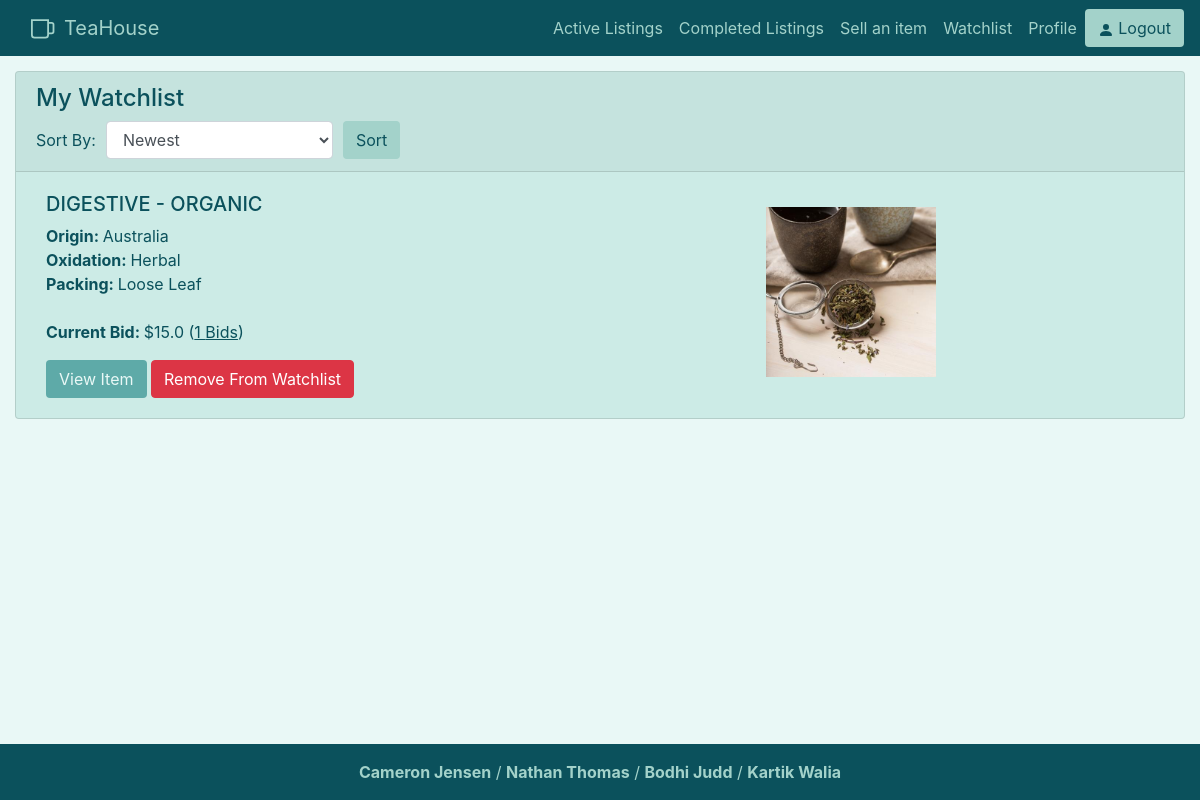
The app's page /watchlist (signed in) with its own data.
### auction/models.py (models this page shows)
class auctionListing(db.Model):
    __tablename__ = 'auctionListing'
    __table_args__ = {'extend_existing': True}
    id = db.Column(db.Integer, primary_key=True)
    user_id = db.Column(db.Integer, db.ForeignKey('users.id'), nullable=False)
    start_time = db.Column(db.DateTime, default=datetime.now(), nullable=False)
    end_time = db.Column(db.DateTime, nullable=False)
    starting_bid = db.Column(db.Float, nullable=False) #make 0 minimum
    current_bid = db.Column(db.Float, nullable=False) #same as above
    photos_url = db.Column(db.String())
    description = db.Column(db.String(255))
    weight = db.Column(db.Float, nullable=False)
    title = db.Column(db.String(100), nullable=False)
    tea_name = db.Column(db.String(60), nullable=False)
    origin_country = db.Column(db.String(60), nullable=False)
    oxidation = db.Column(db.String(60), nullable=False)
    packing = db.Column(db.String(60), nullable=False)
    bid_status = db.Column(db.Integer, nullable=False)
    total_bids = db.Column(db.Integer, nullable=False)

### auction/views.py (the view)
@bp.route('/watchlist')
@login_required
def watchlist():
    watchlistItems = Watchlist.query.filter_by(user_id=current_user.id)
    if(len(request.args)>0):
        watchlistItems = eval(f"Watchlist.query.filter_by(user_id=current_user.id).order_by({getWatchlistSortOrder(request)})")
    watchlistedAuctionItems = []
    for item in watchlistItems:
        watchlistedAuctionItems += auctionListing.query.filter_by(id=item.item_id)
    return render_template('watchlist.html', items=watchlistedAuctionItems)

### auction/templates/watchlist.html (shortened to what this page needs)
{% extends 'base.html' %}
{% block content %}
<div style="padding:15px" class="col">
    <div class="listing card">
        <div class="card-header">
            <h4>My Watchlist</h4>
            <form class="form-inline">
                <label style="padding-right:10px;" for="sortBy">Sort By:</label>
                <select style="width: auto" id="sortBy" name="sortBy" class="form-control">
                    <option value="1">Newest</option>
                </select>
                <input style="margin-left: 10px;" type="submit" value="Sort" class="btn btn-default">
            </form>
        </div>
        {% for item in items %}
        <div class="card-block listed-item">
            <div class="row">
                <div class="col-lg-5">
                    <div class="row">
                        <div class="col">
                            <h5>{{item.title}}</h5>
                            <p><strong>Origin: </strong>{{item.origin_country}}<br>
                                <strong>Oxidation: </strong>{{item.oxidation}}<br>
                                <strong>Packing: </strong>{{item.packing}}<br><br>
                                <strong>Current Bid: </strong>${{item.current_bid}} (<u>{{item.total_bids}} Bids</u>)
                            </p>
                            <a href="/tea/{{item.id}}" class="btn btn-default item-btn">View Item</a>
                            <button type="button" class="btn btn-danger" data-toggle="modal"
                                data-target="#tea{{item.id}}">
                                Remove From Watchlist
                            </button>
                        </div>
                    </div>
                </div>
                <div class="col-lg">
                    <img class="product-img" src="{{item.photos_url}}">
                </div>
            </div>
        </div>
        {% endfor %}
    </div>
</div>
{% endblock %}

### auction/static/css/style.css (style rules this page uses)
:root { --main: #5eaaa8; --light: #a3d2ca; --cardcol: #ccebe6; --dark: #0b515c; --darker: #03323a; --beige: #e8ded2; --lighter: #e9f8f6; }
body { background-color: var(--lighter); }
.btn-default { background-color: var(--light); color: var(--dark); }
.item-btn { background-color: var(--main) !important; color: var(--lighter) !important; }
.card { background-color: var(--cardcol); color: var(--dark); }
.product-img { max-height:200px; max-width:100%; min-height: 91px; height:auto; width:auto; display: block; margin: auto; object-fit: cover; padding: 15px;; }
.listed-item { padding: 20px 10px 20px 30px; min-height: 240px; }
p,h3 { color: var(--dark) }

### records on screen
auctionListing: title "DIGESTIVE - ORGANIC", origin_country "Australia", oxidation "Herbal", packing "Loose Leaf", current_bid "15.0", total_bids "1", photos_url (picture)
